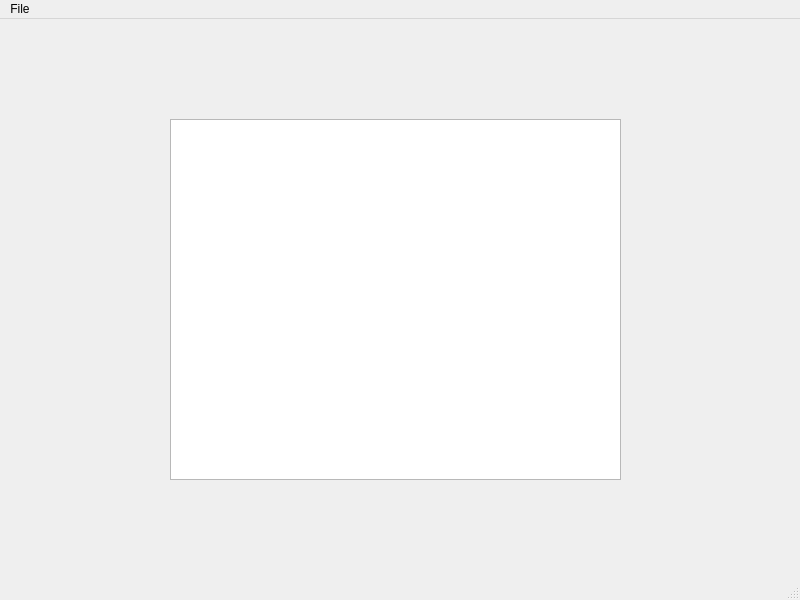
<?xml version="1.0" encoding="UTF-8"?>
<ui version="4.0">
 <class>MainWindow</class>
 <widget class="QMainWindow" name="MainWindow">
  <property name="geometry">
   <rect>
    <x>0</x>
    <y>0</y>
    <width>800</width>
    <height>600</height>
   </rect>
  </property>
  <property name="windowTitle">
   <string>MainWindow</string>
  </property>
  <widget class="QWidget" name="centralwidget">
   <widget class="QPlainTextEdit" name="plainTextEdit">
    <property name="geometry">
     <rect>
      <x>170</x>
      <y>100</y>
      <width>451</width>
      <height>361</height>
     </rect>
    </property>
   </widget>
  </widget>
  <widget class="QMenuBar" name="menubar">
   <property name="geometry">
    <rect>
     <x>0</x>
     <y>0</y>
     <width>800</width>
     <height>22</height>
    </rect>
   </property>
   <widget class="QMenu" name="menuFile">
    <property name="title">
     <string>File</string>
    </property>
    <addaction name="actionNew_Window"/>
   </widget>
   <addaction name="menuFile"/>
  </widget>
  <widget class="QStatusBar" name="statusbar"/>
  <action name="actionNew_Window">
   <property name="text">
    <string>New Window</string>
   </property>
  </action>
 </widget>
 <resources/>
 <connections/>
</ui>
